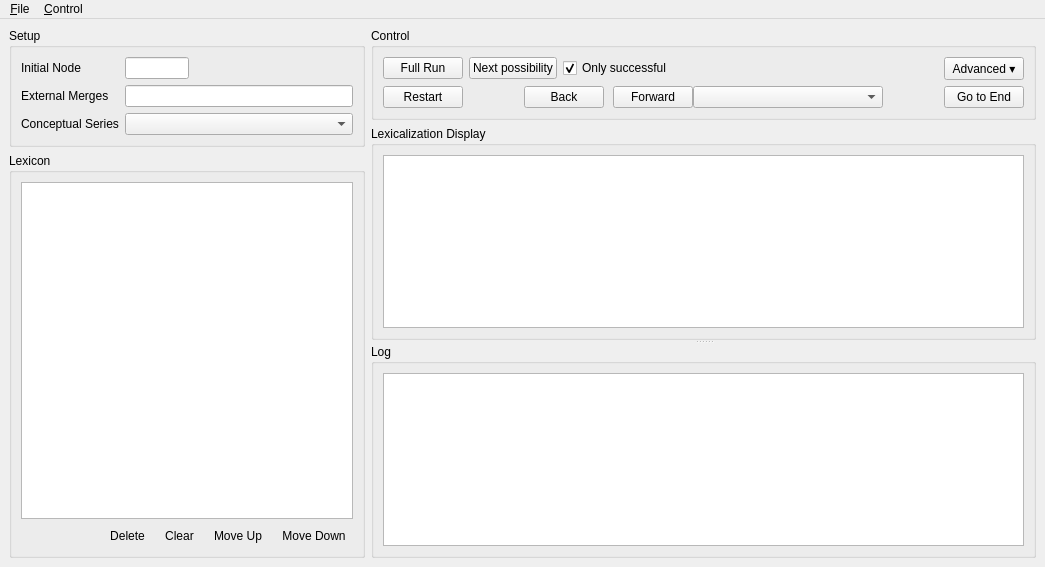
<?xml version="1.0" encoding="UTF-8"?>
<ui version="4.0">
 <class>MainWindow</class>
 <widget class="QMainWindow" name="MainWindow">
  <property name="geometry">
   <rect>
    <x>0</x>
    <y>0</y>
    <width>1045</width>
    <height>567</height>
   </rect>
  </property>
  <property name="windowTitle">
   <string>Spell-out</string>
  </property>
  <property name="windowIcon">
   <iconset resource="resources.qrc">
    <normaloff>:/graphics/app_icon.png</normaloff>:/graphics/app_icon.png</iconset>
  </property>
  <widget class="QWidget" name="central_widget">
   <layout class="QHBoxLayout" name="horizontalLayout">
    <item>
     <layout class="QVBoxLayout" name="left_pane">
      <property name="sizeConstraint">
       <enum>QLayout::SetDefaultConstraint</enum>
      </property>
      <item>
       <widget class="QGroupBox" name="setup_groupbox">
        <property name="sizePolicy">
         <sizepolicy hsizetype="Preferred" vsizetype="Fixed">
          <horstretch>0</horstretch>
          <verstretch>0</verstretch>
         </sizepolicy>
        </property>
        <property name="maximumSize">
         <size>
          <width>356</width>
          <height>16777215</height>
         </size>
        </property>
        <property name="title">
         <string>Setup</string>
        </property>
        <layout class="QFormLayout" name="formLayout">
         <property name="verticalSpacing">
          <number>6</number>
         </property>
         <item row="0" column="0">
          <widget class="QLabel" name="initial_node_label">
           <property name="text">
            <string>Initial Node</string>
           </property>
           <property name="buddy">
            <cstring>initial_node_editor</cstring>
           </property>
          </widget>
         </item>
         <item row="0" column="1">
          <widget class="NodeInput" name="initial_node_editor">
           <property name="sizePolicy">
            <sizepolicy hsizetype="Fixed" vsizetype="Fixed">
             <horstretch>0</horstretch>
             <verstretch>0</verstretch>
            </sizepolicy>
           </property>
           <property name="maximumSize">
            <size>
             <width>64</width>
             <height>16777215</height>
            </size>
           </property>
           <property name="maxLength">
            <number>32767</number>
           </property>
          </widget>
         </item>
         <item row="1" column="0">
          <widget class="QLabel" name="external_merges_label">
           <property name="text">
            <string>External Merges</string>
           </property>
           <property name="buddy">
            <cstring>external_merges_editor</cstring>
           </property>
          </widget>
         </item>
         <item row="1" column="1">
          <widget class="NodeInput" name="external_merges_editor"/>
         </item>
         <item row="2" column="0">
          <widget class="QLabel" name="conceptual_series_label">
           <property name="text">
            <string>Conceptual Series</string>
           </property>
           <property name="alignment">
            <set>Qt::AlignLeading|Qt::AlignLeft|Qt::AlignVCenter</set>
           </property>
          </widget>
         </item>
         <item row="2" column="1">
          <widget class="QComboBox" name="conceptual_series_combo">
           <property name="sizeAdjustPolicy">
            <enum>QComboBox::AdjustToContents</enum>
           </property>
          </widget>
         </item>
        </layout>
       </widget>
      </item>
      <item>
       <widget class="QGroupBox" name="lexicon_groupbox">
        <property name="sizePolicy">
         <sizepolicy hsizetype="Preferred" vsizetype="Expanding">
          <horstretch>0</horstretch>
          <verstretch>0</verstretch>
         </sizepolicy>
        </property>
        <property name="maximumSize">
         <size>
          <width>356</width>
          <height>16777215</height>
         </size>
        </property>
        <property name="title">
         <string>Lexicon</string>
        </property>
        <layout class="QVBoxLayout" name="verticalLayout">
         <item>
          <widget class="LexiconTable" name="lexicon_table">
           <property name="minimumSize">
            <size>
             <width>330</width>
             <height>0</height>
            </size>
           </property>
           <property name="maximumSize">
            <size>
             <width>16777215</width>
             <height>16777215</height>
            </size>
           </property>
          </widget>
         </item>
         <item>
          <layout class="QHBoxLayout" name="lexicon_buttons">
           <item>
            <spacer name="horizontalSpacer">
             <property name="orientation">
              <enum>Qt::Horizontal</enum>
             </property>
             <property name="sizeHint" stdset="0">
              <size>
               <width>40</width>
               <height>20</height>
              </size>
             </property>
            </spacer>
           </item>
           <item>
            <widget class="QToolButton" name="lexicon_delete_button">
             <property name="text">
              <string>Delete</string>
             </property>
             <property name="toolButtonStyle">
              <enum>Qt::ToolButtonTextBesideIcon</enum>
             </property>
             <property name="autoRaise">
              <bool>true</bool>
             </property>
             <property name="arrowType">
              <enum>Qt::NoArrow</enum>
             </property>
             <property name="standardIcon" stdset="0">
              <string notr="true">SP_DialogDiscardButton</string>
             </property>
            </widget>
           </item>
           <item>
            <widget class="QToolButton" name="lexicon_clear_button">
             <property name="text">
              <string>Clear</string>
             </property>
             <property name="toolButtonStyle">
              <enum>Qt::ToolButtonTextBesideIcon</enum>
             </property>
             <property name="autoRaise">
              <bool>true</bool>
             </property>
             <property name="standardIcon" stdset="0">
              <string notr="true">SP_DialogResetButton</string>
             </property>
            </widget>
           </item>
           <item>
            <widget class="QToolButton" name="lexicon_move_up_button">
             <property name="text">
              <string>Move Up</string>
             </property>
             <property name="toolButtonStyle">
              <enum>Qt::ToolButtonTextBesideIcon</enum>
             </property>
             <property name="autoRaise">
              <bool>true</bool>
             </property>
             <property name="standardIcon" stdset="0">
              <string notr="true">SP_ArrowUp</string>
             </property>
            </widget>
           </item>
           <item>
            <widget class="QToolButton" name="lexicon_move_down_button">
             <property name="text">
              <string>Move Down</string>
             </property>
             <property name="toolButtonStyle">
              <enum>Qt::ToolButtonTextBesideIcon</enum>
             </property>
             <property name="autoRaise">
              <bool>true</bool>
             </property>
             <property name="standardIcon" stdset="0">
              <string notr="true">SP_ArrowDown</string>
             </property>
            </widget>
           </item>
          </layout>
         </item>
        </layout>
       </widget>
      </item>
     </layout>
    </item>
    <item>
     <layout class="QVBoxLayout" name="right_pane">
      <item>
       <widget class="QGroupBox" name="control_groupbox">
        <property name="title">
         <string>Control</string>
        </property>
        <layout class="QVBoxLayout" name="verticalLayout_3">
         <item>
          <layout class="QHBoxLayout" name="control_box">
           <item>
            <widget class="QPushButton" name="full_run_button">
             <property name="text">
              <string>Full Run</string>
             </property>
             <property name="standardIcon" stdset="0">
              <string notr="true">SP_MediaPlay</string>
             </property>
            </widget>
           </item>
           <item>
            <widget class="QPushButton" name="next_possibility_button">
             <property name="text">
              <string>Next possibility</string>
             </property>
             <property name="standardIcon" stdset="0">
              <string notr="true">SP_MediaSeekForward</string>
             </property>
            </widget>
           </item>
           <item>
            <widget class="QCheckBox" name="only_successful_checkbox">
             <property name="text">
              <string>Only successful</string>
             </property>
             <property name="checked">
              <bool>true</bool>
             </property>
            </widget>
           </item>
           <item>
            <spacer name="spacer1">
             <property name="orientation">
              <enum>Qt::Horizontal</enum>
             </property>
             <property name="sizeHint" stdset="0">
              <size>
               <width>40</width>
               <height>20</height>
              </size>
             </property>
            </spacer>
           </item>
           <item>
            <widget class="QPushButton" name="advanced_button">
             <property name="text">
              <string>Advanced ▾</string>
             </property>
             <property name="checkable">
              <bool>true</bool>
             </property>
            </widget>
           </item>
          </layout>
         </item>
         <item>
          <widget class="QWidget" name="advanced_box" native="true">
           <layout class="QHBoxLayout" name="horizontalLayout_2">
            <property name="spacing">
             <number>0</number>
            </property>
            <property name="margin">
             <number>0</number>
            </property>
            <item>
             <widget class="QPushButton" name="restart_button">
              <property name="text">
               <string>Restart</string>
              </property>
              <property name="standardIcon" stdset="0">
               <string notr="true">SP_BrowserReload</string>
              </property>
             </widget>
            </item>
            <item>
             <spacer name="spacer2">
              <property name="orientation">
               <enum>Qt::Horizontal</enum>
              </property>
              <property name="sizeHint" stdset="0">
               <size>
                <width>40</width>
                <height>20</height>
               </size>
              </property>
             </spacer>
            </item>
            <item>
             <widget class="QPushButton" name="back_button">
              <property name="text">
               <string>Back</string>
              </property>
              <property name="standardIcon" stdset="0">
               <string notr="true">SP_ArrowBack</string>
              </property>
             </widget>
            </item>
            <item>
             <spacer name="spacer3">
              <property name="orientation">
               <enum>Qt::Horizontal</enum>
              </property>
              <property name="sizeType">
               <enum>QSizePolicy::Fixed</enum>
              </property>
              <property name="sizeHint" stdset="0">
               <size>
                <width>9</width>
                <height>20</height>
               </size>
              </property>
             </spacer>
            </item>
            <item>
             <widget class="QPushButton" name="forward_button">
              <property name="text">
               <string>Forward</string>
              </property>
              <property name="standardIcon" stdset="0">
               <string notr="true">SP_ArrowForward</string>
              </property>
             </widget>
            </item>
            <item>
             <widget class="QComboBox" name="alternatives_combo">
              <property name="sizePolicy">
               <sizepolicy hsizetype="Preferred" vsizetype="Fixed">
                <horstretch>0</horstretch>
                <verstretch>0</verstretch>
               </sizepolicy>
              </property>
              <property name="sizeAdjustPolicy">
               <enum>QComboBox::AdjustToMinimumContentsLength</enum>
              </property>
              <property name="minimumContentsLength">
               <number>20</number>
              </property>
              <property name="duplicatesEnabled">
               <bool>true</bool>
              </property>
             </widget>
            </item>
            <item>
             <spacer name="spacer4">
              <property name="orientation">
               <enum>Qt::Horizontal</enum>
              </property>
              <property name="sizeHint" stdset="0">
               <size>
                <width>40</width>
                <height>20</height>
               </size>
              </property>
             </spacer>
            </item>
            <item>
             <widget class="QPushButton" name="go_to_end_button">
              <property name="text">
               <string>Go to End</string>
              </property>
              <property name="standardIcon" stdset="0">
               <string notr="true">SP_MediaSkipForward</string>
              </property>
             </widget>
            </item>
           </layout>
          </widget>
         </item>
        </layout>
       </widget>
      </item>
      <item>
       <widget class="QSplitter" name="splitter">
        <property name="orientation">
         <enum>Qt::Vertical</enum>
        </property>
        <widget class="QGroupBox" name="tree_groupbox">
         <property name="title">
          <string>Lexicalization Display</string>
         </property>
         <layout class="QGridLayout" name="gridLayout_3">
          <item row="0" column="0">
           <widget class="QGraphicsView" name="tree_display">
            <property name="renderHints">
             <set>QPainter::Antialiasing|QPainter::HighQualityAntialiasing|QPainter::TextAntialiasing</set>
            </property>
           </widget>
          </item>
         </layout>
        </widget>
        <widget class="QGroupBox" name="log_groupbox">
         <property name="sizePolicy">
          <sizepolicy hsizetype="Expanding" vsizetype="Preferred">
           <horstretch>0</horstretch>
           <verstretch>0</verstretch>
          </sizepolicy>
         </property>
         <property name="title">
          <string>Log</string>
         </property>
         <layout class="QGridLayout" name="gridLayout">
          <item row="1" column="0">
           <widget class="QListWidget" name="log_listview">
            <property name="sizePolicy">
             <sizepolicy hsizetype="Expanding" vsizetype="Preferred">
              <horstretch>0</horstretch>
              <verstretch>0</verstretch>
             </sizepolicy>
            </property>
            <property name="editTriggers">
             <set>QAbstractItemView::NoEditTriggers</set>
            </property>
            <property name="alternatingRowColors">
             <bool>true</bool>
            </property>
            <property name="isWrapping" stdset="0">
             <bool>false</bool>
            </property>
            <property name="wordWrap">
             <bool>true</bool>
            </property>
           </widget>
          </item>
         </layout>
        </widget>
       </widget>
      </item>
     </layout>
    </item>
   </layout>
  </widget>
  <widget class="QMenuBar" name="menubar">
   <property name="geometry">
    <rect>
     <x>0</x>
     <y>0</y>
     <width>1045</width>
     <height>23</height>
    </rect>
   </property>
   <widget class="QMenu" name="file_menu">
    <property name="title">
     <string>&amp;File</string>
    </property>
    <addaction name="open_action"/>
    <addaction name="separator"/>
    <addaction name="save_action"/>
    <addaction name="save_as_action"/>
    <addaction name="separator"/>
    <addaction name="exit_action"/>
   </widget>
   <widget class="QMenu" name="control_menu">
    <property name="title">
     <string>&amp;Control</string>
    </property>
    <widget class="QMenu" name="alternatives_menu">
     <property name="title">
      <string>Choose &amp;alternative</string>
     </property>
     <addaction name="default_action"/>
    </widget>
    <addaction name="full_run_action"/>
    <addaction name="next_possibility_action"/>
    <addaction name="only_successful_action"/>
    <addaction name="separator"/>
    <addaction name="forward_action"/>
    <addaction name="alternatives_menu"/>
    <addaction name="go_to_end_action"/>
    <addaction name="separator"/>
    <addaction name="back_action"/>
    <addaction name="restart_action"/>
   </widget>
   <addaction name="file_menu"/>
   <addaction name="control_menu"/>
  </widget>
  <action name="open_action">
   <property name="text">
    <string>&amp;Open...</string>
   </property>
   <property name="standardIcon" stdset="0">
    <string notr="true">SP_DialogOpenButton</string>
   </property>
  </action>
  <action name="save_action">
   <property name="text">
    <string>&amp;Save</string>
   </property>
   <property name="standardIcon" stdset="0">
    <string notr="true">SP_DialogSaveButton</string>
   </property>
  </action>
  <action name="save_as_action">
   <property name="text">
    <string>Save &amp;As...</string>
   </property>
   <property name="standardIcon" stdset="0">
    <string notr="true">SP_DialogSaveButton</string>
   </property>
  </action>
  <action name="exit_action">
   <property name="text">
    <string>&amp;Quit</string>
   </property>
   <property name="standardIcon" stdset="0">
    <string notr="true">SP_DialogCloseButton</string>
   </property>
  </action>
  <action name="full_run_action">
   <property name="text">
    <string>Full &amp;Run</string>
   </property>
   <property name="standardIcon" stdset="0">
    <string notr="true">SP_MediaPlay</string>
   </property>
  </action>
  <action name="next_possibility_action">
   <property name="text">
    <string>Next &amp;Possibility</string>
   </property>
   <property name="standardIcon" stdset="0">
    <string notr="true">SP_MediaSeekForward</string>
   </property>
  </action>
  <action name="restart_action">
   <property name="text">
    <string>R&amp;estart</string>
   </property>
   <property name="standardIcon" stdset="0">
    <string notr="true">SP_BrowserReload</string>
   </property>
  </action>
  <action name="back_action">
   <property name="text">
    <string>&amp;Back</string>
   </property>
   <property name="standardIcon" stdset="0">
    <string notr="true">SP_ArrowBack</string>
   </property>
  </action>
  <action name="forward_action">
   <property name="text">
    <string>&amp;Forward</string>
   </property>
   <property name="standardIcon" stdset="0">
    <string notr="true">SP_ArrowForward</string>
   </property>
  </action>
  <action name="go_to_end_action">
   <property name="text">
    <string>Go to &amp;End</string>
   </property>
   <property name="standardIcon" stdset="0">
    <string notr="true">SP_MediaSkipForward</string>
   </property>
  </action>
  <action name="default_action">
   <property name="text">
    <string>&amp;1. Default</string>
   </property>
  </action>
  <action name="only_successful_action">
   <property name="checkable">
    <bool>true</bool>
   </property>
   <property name="checked">
    <bool>true</bool>
   </property>
   <property name="text">
    <string>Only &amp;successful</string>
   </property>
  </action>
 </widget>
 <customwidgets>
  <customwidget>
   <class>LexiconTable</class>
   <extends>QTableView</extends>
   <header>gui.widgets.LexiconTable</header>
   <slots>
    <slot>clear_new_row()</slot>
    <slot>delete_current_item()</slot>
    <slot>move_current_item_up()</slot>
    <slot>move_current_item_down()</slot>
   </slots>
  </customwidget>
  <customwidget>
   <class>NodeInput</class>
   <extends>QLineEdit</extends>
   <header>gui.widgets.NodeInput</header>
  </customwidget>
 </customwidgets>
 <resources>
  <include location="resources.qrc"/>
 </resources>
 <connections>
  <connection>
   <sender>exit_action</sender>
   <signal>triggered()</signal>
   <receiver>MainWindow</receiver>
   <slot>close()</slot>
   <hints>
    <hint type="sourcelabel">
     <x>-1</x>
     <y>-1</y>
    </hint>
    <hint type="destinationlabel">
     <x>369</x>
     <y>284</y>
    </hint>
   </hints>
  </connection>
  <connection>
   <sender>open_action</sender>
   <signal>triggered()</signal>
   <receiver>MainWindow</receiver>
   <slot>_on_clicked_open()</slot>
   <hints>
    <hint type="sourcelabel">
     <x>-1</x>
     <y>-1</y>
    </hint>
    <hint type="destinationlabel">
     <x>522</x>
     <y>283</y>
    </hint>
   </hints>
  </connection>
  <connection>
   <sender>save_action</sender>
   <signal>triggered()</signal>
   <receiver>MainWindow</receiver>
   <slot>_on_clicked_save()</slot>
   <hints>
    <hint type="sourcelabel">
     <x>-1</x>
     <y>-1</y>
    </hint>
    <hint type="destinationlabel">
     <x>522</x>
     <y>283</y>
    </hint>
   </hints>
  </connection>
  <connection>
   <sender>save_as_action</sender>
   <signal>triggered()</signal>
   <receiver>MainWindow</receiver>
   <slot>_on_clicked_save_as()</slot>
   <hints>
    <hint type="sourcelabel">
     <x>-1</x>
     <y>-1</y>
    </hint>
    <hint type="destinationlabel">
     <x>522</x>
     <y>283</y>
    </hint>
   </hints>
  </connection>
  <connection>
   <sender>advanced_button</sender>
   <signal>toggled(bool)</signal>
   <receiver>MainWindow</receiver>
   <slot>_on_toggled_advanced()</slot>
   <hints>
    <hint type="sourcelabel">
     <x>982</x>
     <y>72</y>
    </hint>
    <hint type="destinationlabel">
     <x>522</x>
     <y>283</y>
    </hint>
   </hints>
  </connection>
  <connection>
   <sender>full_run_button</sender>
   <signal>clicked()</signal>
   <receiver>MainWindow</receiver>
   <slot>_on_clicked_full_run()</slot>
   <hints>
    <hint type="sourcelabel">
     <x>540</x>
     <y>72</y>
    </hint>
    <hint type="destinationlabel">
     <x>522</x>
     <y>283</y>
    </hint>
   </hints>
  </connection>
  <connection>
   <sender>full_run_action</sender>
   <signal>triggered()</signal>
   <receiver>MainWindow</receiver>
   <slot>_on_clicked_full_run()</slot>
   <hints>
    <hint type="sourcelabel">
     <x>-1</x>
     <y>-1</y>
    </hint>
    <hint type="destinationlabel">
     <x>522</x>
     <y>283</y>
    </hint>
   </hints>
  </connection>
  <connection>
   <sender>next_possibility_button</sender>
   <signal>clicked()</signal>
   <receiver>MainWindow</receiver>
   <slot>_on_clicked_next_possibility()</slot>
   <hints>
    <hint type="sourcelabel">
     <x>663</x>
     <y>72</y>
    </hint>
    <hint type="destinationlabel">
     <x>522</x>
     <y>283</y>
    </hint>
   </hints>
  </connection>
  <connection>
   <sender>next_possibility_action</sender>
   <signal>triggered()</signal>
   <receiver>MainWindow</receiver>
   <slot>_on_clicked_next_possibility()</slot>
   <hints>
    <hint type="sourcelabel">
     <x>-1</x>
     <y>-1</y>
    </hint>
    <hint type="destinationlabel">
     <x>522</x>
     <y>283</y>
    </hint>
   </hints>
  </connection>
  <connection>
   <sender>restart_button</sender>
   <signal>clicked()</signal>
   <receiver>MainWindow</receiver>
   <slot>_on_clicked_restart()</slot>
   <hints>
    <hint type="sourcelabel">
     <x>562</x>
     <y>106</y>
    </hint>
    <hint type="destinationlabel">
     <x>522</x>
     <y>283</y>
    </hint>
   </hints>
  </connection>
  <connection>
   <sender>restart_action</sender>
   <signal>triggered()</signal>
   <receiver>MainWindow</receiver>
   <slot>_on_clicked_restart()</slot>
   <hints>
    <hint type="sourcelabel">
     <x>-1</x>
     <y>-1</y>
    </hint>
    <hint type="destinationlabel">
     <x>522</x>
     <y>283</y>
    </hint>
   </hints>
  </connection>
  <connection>
   <sender>back_button</sender>
   <signal>clicked()</signal>
   <receiver>MainWindow</receiver>
   <slot>_on_clicked_back()</slot>
   <hints>
    <hint type="sourcelabel">
     <x>690</x>
     <y>106</y>
    </hint>
    <hint type="destinationlabel">
     <x>522</x>
     <y>283</y>
    </hint>
   </hints>
  </connection>
  <connection>
   <sender>back_action</sender>
   <signal>triggered()</signal>
   <receiver>MainWindow</receiver>
   <slot>_on_clicked_back()</slot>
   <hints>
    <hint type="sourcelabel">
     <x>-1</x>
     <y>-1</y>
    </hint>
    <hint type="destinationlabel">
     <x>522</x>
     <y>283</y>
    </hint>
   </hints>
  </connection>
  <connection>
   <sender>forward_button</sender>
   <signal>clicked()</signal>
   <receiver>MainWindow</receiver>
   <slot>_on_clicked_forward()</slot>
   <hints>
    <hint type="sourcelabel">
     <x>784</x>
     <y>106</y>
    </hint>
    <hint type="destinationlabel">
     <x>522</x>
     <y>283</y>
    </hint>
   </hints>
  </connection>
  <connection>
   <sender>forward_action</sender>
   <signal>triggered()</signal>
   <receiver>MainWindow</receiver>
   <slot>_on_clicked_forward()</slot>
   <hints>
    <hint type="sourcelabel">
     <x>-1</x>
     <y>-1</y>
    </hint>
    <hint type="destinationlabel">
     <x>522</x>
     <y>283</y>
    </hint>
   </hints>
  </connection>
  <connection>
   <sender>go_to_end_button</sender>
   <signal>clicked()</signal>
   <receiver>MainWindow</receiver>
   <slot>_on_clicked_go_to_end()</slot>
   <hints>
    <hint type="sourcelabel">
     <x>983</x>
     <y>106</y>
    </hint>
    <hint type="destinationlabel">
     <x>522</x>
     <y>283</y>
    </hint>
   </hints>
  </connection>
  <connection>
   <sender>go_to_end_action</sender>
   <signal>triggered()</signal>
   <receiver>MainWindow</receiver>
   <slot>_on_clicked_go_to_end()</slot>
   <hints>
    <hint type="sourcelabel">
     <x>-1</x>
     <y>-1</y>
    </hint>
    <hint type="destinationlabel">
     <x>522</x>
     <y>283</y>
    </hint>
   </hints>
  </connection>
  <connection>
   <sender>alternatives_combo</sender>
   <signal>activated(int)</signal>
   <receiver>MainWindow</receiver>
   <slot>_on_alternative_selected_in_combo()</slot>
   <hints>
    <hint type="sourcelabel">
     <x>813</x>
     <y>106</y>
    </hint>
    <hint type="destinationlabel">
     <x>522</x>
     <y>283</y>
    </hint>
   </hints>
  </connection>
  <connection>
   <sender>only_successful_action</sender>
   <signal>toggled(bool)</signal>
   <receiver>MainWindow</receiver>
   <slot>_on_toggled_only_successful(bool)</slot>
   <hints>
    <hint type="sourcelabel">
     <x>-1</x>
     <y>-1</y>
    </hint>
    <hint type="destinationlabel">
     <x>522</x>
     <y>283</y>
    </hint>
   </hints>
  </connection>
  <connection>
   <sender>only_successful_checkbox</sender>
   <signal>toggled(bool)</signal>
   <receiver>MainWindow</receiver>
   <slot>_on_toggled_only_successful(bool)</slot>
   <hints>
    <hint type="sourcelabel">
     <x>685</x>
     <y>72</y>
    </hint>
    <hint type="destinationlabel">
     <x>522</x>
     <y>283</y>
    </hint>
   </hints>
  </connection>
  <connection>
   <sender>lexicon_delete_button</sender>
   <signal>clicked()</signal>
   <receiver>lexicon_table</receiver>
   <slot>delete_current_item()</slot>
   <hints>
    <hint type="sourcelabel">
     <x>135</x>
     <y>534</y>
    </hint>
    <hint type="destinationlabel">
     <x>191</x>
     <y>350</y>
    </hint>
   </hints>
  </connection>
  <connection>
   <sender>lexicon_clear_button</sender>
   <signal>clicked()</signal>
   <receiver>lexicon_table</receiver>
   <slot>clear_new_row()</slot>
   <hints>
    <hint type="sourcelabel">
     <x>187</x>
     <y>534</y>
    </hint>
    <hint type="destinationlabel">
     <x>191</x>
     <y>350</y>
    </hint>
   </hints>
  </connection>
  <connection>
   <sender>lexicon_move_up_button</sender>
   <signal>clicked()</signal>
   <receiver>lexicon_table</receiver>
   <slot>move_current_item_up()</slot>
   <hints>
    <hint type="sourcelabel">
     <x>244</x>
     <y>534</y>
    </hint>
    <hint type="destinationlabel">
     <x>191</x>
     <y>350</y>
    </hint>
   </hints>
  </connection>
  <connection>
   <sender>lexicon_move_down_button</sender>
   <signal>clicked()</signal>
   <receiver>lexicon_table</receiver>
   <slot>move_current_item_down()</slot>
   <hints>
    <hint type="sourcelabel">
     <x>318</x>
     <y>534</y>
    </hint>
    <hint type="destinationlabel">
     <x>191</x>
     <y>350</y>
    </hint>
   </hints>
  </connection>
 </connections>
 <slots>
  <slot>_on_clicked_open()</slot>
  <slot>_on_clicked_save()</slot>
  <slot>_on_clicked_save_as()</slot>
  <slot>_on_toggled_advanced(bool)</slot>
  <slot>_on_clicked_full_run()</slot>
  <slot>_on_clicked_restart()</slot>
  <slot>_on_clicked_next_possibility()</slot>
  <slot>_on_clicked_back()</slot>
  <slot>_on_clicked_forward()</slot>
  <slot>_on_clicked_go_to_end()</slot>
  <slot>_on_alternative_selected_in_combo()</slot>
  <slot>_on_toggled_only_successful(bool)</slot>
 </slots>
</ui>
